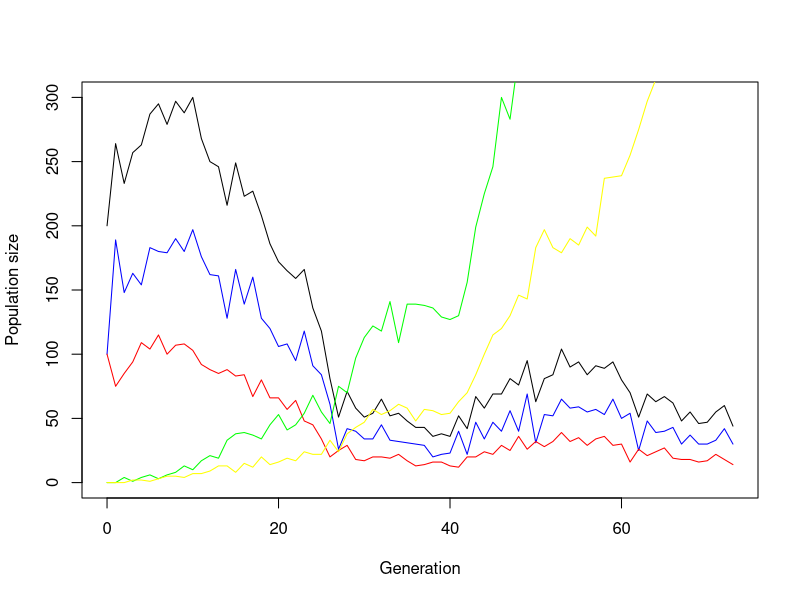

R code for this plot:
## ---- chunk 1
# Simulate WT-Population without any mutations and stochasticity
simulate_one_gen <- function(N_j0, N_a0,N_j0M, N_a0M, R_a, R_aM, S_j, S_jM, S_a, S_aM, mu){
  
  New_jtM <- rpois(1, N_a0 * mu * R_a)
  N_jt <- rpois(1, R_a * N_a0) - New_jtM #calculating number of WT juvenile individuals. 
  N_at <- rpois(1, S_j * N_j0 + S_a * N_a0) #calculating number of adult individuals
  
  
  N_jtM <- rpois(1, N_a0M * R_aM) + New_jtM # calculating number of Mutant juveniles
  N_atM <- rpois(1, N_j0M * S_jM + S_aM * N_a0M) # calculating number of Mutant adults
  
  
  return(c(N_jt, N_at, N_jtM, N_atM))
}
print(simulate_one_gen(100, 100, 50, 50, 2, 2, 0.1,0.1, 0.6, 0.6, 0.02))
## ---- chunk 2
simulate_pop <- function(N_j0, N_a0,N_j0M, N_a0M, R_a, R_aM, S_j, S_jM, S_a, S_aM, mu, t_max) {
   # Create the vector in which to save the results
  pop_vector <- c(N_j0, N_a0, N_j0M, N_a0M) 
  # initiate the variables
  pop_new <- c(N_j0, N_a0, N_j0M, N_a0M)
  
  # run the simulation until generation t_max
  for (i in 1:t_max+1) {
    # redefine the current population one generation later
    pop_new <- simulate_one_gen(pop_new[1],pop_new[2],pop_new[3],pop_new[4], R_a,R_aM, S_j, S_jM, S_a, S_aM, mu)
    
    # add the new population sizes to the output vector
    pop_vector <- rbind(pop_vector,pop_new)
    # condition to stop the simulation before t_max: either the population exceeds 1.5 times the original population size, or it goes extinct
    if (pop_new[1]+pop_new[2]+ pop_new[3]+pop_new[4] >=10*(N_j0+ N_a0 + N_j0M+ N_a0M) | pop_new[1]+pop_new[2]+ pop_new[3]+pop_new[4]==0) break }
  
  # add row and column names
  colnames(pop_vector) <- c("AC1", "AC2", "AC1M", "AC2M")
  rownames(pop_vector) <- (0:t_max)[1:length(pop_vector[,1])]
  
  return(pop_vector)
}
print(tail(simulate_pop(100, 100, 0,0, 1.8,2.5, 0.2,0.2, 0.6,0.6, 0.009, 1500)))


 
## ---- chunk 3
output <- simulate_pop(100, 100, 0,0, 1.8,2.5, 0.2,0.2, 0.6,0.6, 0.009, 1500)


x_range <- 0:(length(output[,1])-1)
# this plots the total population size
plot(x_range,output[,1]+output[,2],type='l',ylim=c(0,max(output[,1]+output[,2])),xlab = "Generation",ylab = "Population size")
# add number of Juvenile WT individuals
lines(x_range,output[,1], col="blue")
# add number of adult WT individuals
lines(x_range,output[,2], col="red")
#number of Juvenile Mutant individuals 
lines(x_range,output[,3], col = "green")
#number of adult mutant individuals
lines(x_range,output[,4], col = "yellow")
